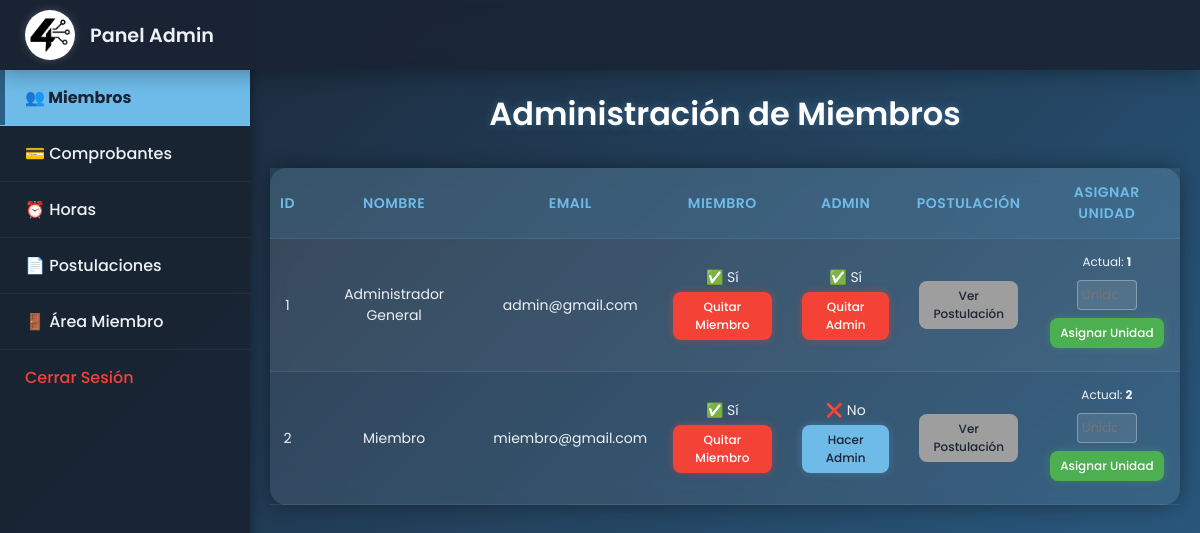
/htdocs/admin.php (signed in), run on the app's committed database.
### tables this page shows
CREATE TABLE `miembro` (
  `id_miembro` int(11) NOT NULL,
  `nombre` varchar(255) NOT NULL,
  `email` varchar(255) NOT NULL,
  `password` varchar(255) NOT NULL,
  `fecha_nacimiento` date DEFAULT NULL,
  `aprobado` tinyint(1) DEFAULT 0,
  `es_miembro` tinyint(1) DEFAULT 0,
  `admin` tinyint(1) DEFAULT 0,
  `estado` varchar(100) DEFAULT NULL,
  `id_unidad` int(11) DEFAULT NULL,
  `fecha_ingreso` date DEFAULT NULL,
  `foto_perfil` VARCHAR(255) DEFAULT NULL
);

### htdocs/admin.php (the view, shortened to what this page needs)
<?php
require_once "conexion.php";
$conexion = new mysqli($host, $user, $pass, $db, $port);
$view = $_GET['view'] ?? 'miembros';
$datos_vista = [];
switch ($view) {
    case 'miembros':
        $datos_vista['usuarios'] = $conexion->query("SELECT * FROM miembro");
        break;
}
?>
<!DOCTYPE html>
<html lang="es">
<head>
</head>
<body>
    <header>
        <a href="admin.php" class="logo">
            <img src="logo.jpeg" alt="Logo Cooperativa">
            Panel Admin
        </a>
    </header>
    <div class="sidebar">
        <ul class="lateral">
            <li class="<?= $view === 'miembros' ? 'activa-menu' : '' ?>"><a href="admin.php?view=miembros">👥 Miembros</a></li>
            <li class="<?= $view === 'comprobantes' ? 'activa-menu' : '' ?>"><a href="admin.php?view=comprobantes">💳 Comprobantes</a></li>
            <li class="<?= $view === 'horas' ? 'activa-menu' : '' ?>"><a href="admin.php?view=horas">⏰ Horas</a></li>
            <li class="<?= $view === 'postulaciones' ? 'activa-menu' : '' ?>"><a href="admin.php?view=postulaciones">📄 Postulaciones</a></li>
            <li><a href="pagos.php">🚪 Área Miembro</a></li>
               <form method="post" action="logout.php" class="logout-form">
            <button type="submit" class="logout-btn">
                Cerrar Sesión
            </button>
        </form>
    </div>
    <div class="main-content">
        <?php switch ($view): case 'miembros': ?>
            <h2>Administración de Miembros</h2>
            <table>
                <tr>
                    <th>ID</th>
                    <th>Nombre</th>
                    <th>Email</th>
                    <th>Miembro</th>
                    <th>Admin</th>
                    <th>Postulación</th>
                    <th>Asignar Unidad</th>
                </tr>
                <?php if (isset($datos_vista['usuarios'])): while($u = $datos_vista['usuarios']->fetch_assoc()): ?>
                <tr>
                    <td><?= $u["id_miembro"] ?></td>
                    <td><?= htmlspecialchars($u["nombre"]) ?></td>
                    <td><?= htmlspecialchars($u["email"]) ?></td>
                    <td>
                        <?= $u["es_miembro"] ? "✅ Sí" : "❌ No" ?><br>
                        <?php if ($u["es_miembro"]): ?>
                            <a class="rojo" href="?view=miembros&id=<?= $u["id_miembro"] ?>&socio=0">Quitar Miembro</a>
                        <?php else: ?>
                            <a class="azul" href="?view=miembros&id=<?= $u["id_miembro"] ?>&socio=1">Hacer Miembro</a>
                        <?php endif; ?>
                    </td>
                    <td>
                        <?= $u["admin"] ? "✅ Sí" : "❌ No" ?><br>
                        <?php if ($u["admin"]): ?>
                            <a class="rojo" href="?view=miembros&id=<?= $u["id_miembro"] ?>&admin=0">Quitar Admin</a>
                        <?php else: ?>
                            <a class="azul" href="?view=miembros&id=<?= $u["id_miembro"] ?>&admin=1">Hacer Admin</a>
                        <?php endif; ?>
                    </td>
                    <td>
                        <?php
                        $post_check = $conexion->query("SELECT id_postulacion FROM postulacion WHERE id_miembro = " . $u["id_miembro"]);
                        if($post_check->num_rows > 0):
                        ?>
                            <a class="gris" href="admin.php?view=postulaciones">Ver Postulación</a>
                        <?php else: ?>
                            No hay
                        <?php endif; ?>
                    </td>
                    <td>
                        <p style="font-size:12px; margin-bottom: 5px;">Actual: <strong><?= $u["id_unidad"] ?? 'N/A' ?></strong></p>
                        <form method="get" style="display:flex; flex-direction:column; align-items:center;">
                            <input type="number" name="asignar_unidad" min="1" max="100" placeholder="Unidad">
                            <button type="submit" class="verde">Asignar Unidad</button>
                        </form>
                    </td>
                </tr>
                <?php endwhile; endif; ?>
            </table>
            <?php break; case 'comprobantes': ?>
            <?php break; endswitch; ?>
    </div>
</body>
</html>

### htdocs/admin.php (style rules this page uses)
* { box-sizing: border-box; margin: 0; padding: 0; font-family: "Poppins", sans-serif; }
body { background: linear-gradient(135deg, #1a2433, #2b5f87); background-attachment: fixed; color: #edf1f6; padding: 0; min-height: 100vh; display: flex; }
header { background: rgba(26, 36, 51, 0.9); backdrop-filter: blur(10px); height: 70px; width: 100%; position: fixed; top: 0; left: 0; display: flex; justify-content: flex-start; align-items: center; padding: 0 25px; box-shadow: 0 4px 20px rgba(0, 0, 0, 0.3); z-index: 10; }
.logo { display: flex; align-items: center; height: 100%; text-decoration: none; color: #edf1f6; font-size: 1.2em; font-weight: 600; }
.logo img { height: 50px; width: auto; border-radius: 50%; box-shadow: 0 0 8px rgba(255, 255, 255, 0.2); margin-right: 15px; object-fit: contain; }
.logout-form { display: block; padding: 0; margin: 0; }
.logout-btn { display: block; width: 100%; text-align: left; box-shadow: none; padding: 15px 25px; background: transparent; border: none; cursor: pointer; font-size: 16px; font-weight: 500; border-radius: 0; color: #F44336; transition: background 0.3s ease, color 0.3s ease; user-select: none; -webkit-user-select: none; }
.sidebar { width: 250px; background: rgba(26, 36, 51, 0.95); padding-top: 70px; position: fixed; top: 0; left: 0; height: 100vh; box-shadow: 2px 0 10px rgba(0, 0, 0, 0.3); z-index: 9; font-weight: 500; }
.lateral { list-style: none; padding: 0; }
.lateral li { padding: 15px 25px; cursor: pointer; font-weight: 500; transition: all 0.3s ease; border-bottom: 1px solid rgba(255, 255, 255, 0.05); }
.lateral li a { display: block; color: #edf1f6; text-decoration: none; }
.lateral li.activa-menu { background: #6ebbe9; color: #1a2433; font-weight: 700; box-shadow: inset 5px 0 0 #2b5f87; }
.lateral li.activa-menu a { color: #1a2433; }
.main-content { margin-left: 250px; padding: 90px 20px 40px; width: calc(100% - 250px); max-width: none; margin-right: 0; }
h2 { text-align: center; font-size: 32px; color: #ffffffff; text-shadow: 0 0 8px rgba(110, 187, 233, 0.3); margin-bottom: 30px; font-weight: 600; }
table { width: 100%; max-width: 100%; border-collapse: collapse; background: rgba(255, 255, 255, 0.08); backdrop-filter: blur(8px); border-radius: 16px; box-shadow: 0 0 20px rgba(0, 0, 0, 0.4); margin: 0 auto 40px; }
th, td { padding: 14px 10px; font-size: 14px; text-align: center; color: #edf1f6; border-bottom: 1px solid rgba(255, 255, 255, 0.08); }
th { background: rgba(110, 187, 233, 0.15); color: #6ebbe9; font-weight: 600; text-transform: uppercase; letter-spacing: 0.5px; }
tr:nth-child(even) { background: rgba(255, 255, 255, 0.04); }
td a, td button { display: block; padding: 6px 8px; border-radius: 8px; font-size: 12px; font-weight: 500; text-decoration: none; margin: 4px auto; transition: all 0.3s ease; border: none; cursor: pointer; text-align: center; width: 90%; max-width: 120px; }
a.verde, button.verde, button.aprobar { background: #4CAF50; color: #fff; box-shadow: 0 0 8px rgba(76, 175, 80, 0.4); }
a.azul { background: #6ebbe9; color: #1a2433; box-shadow: 0 0 8px rgba(110, 187, 233, 0.3); }
a.rojo, button.rechazado { background: #F44336; color: #fff; box-shadow: 0 0 8px rgba(244, 67, 54, 0.4); }
a.gris { background: #9E9E9E; color: #1a2433; }
td input[type="number"] { width: 60px !important; padding: 4px; border-radius: 4px; border: 1px solid rgba(255, 255, 255, 0.3); background: rgba(255, 255, 255, 0.1); color: #edf1f6; text-align: center; margin: 4px auto; font-size: 13px; }
td form { margin-bottom: 5px; }
.lateral li { padding: 15px 25px; cursor: pointer; font-weight: 500; transition: background 0.3s ease, color 0.3s ease; border-bottom: 1px solid rgba(255, 255, 255, 0.05); user-select: none; -webkit-user-select: none; -moz-user-select: none; -ms-user-select: none; }

### data on the page
miembro: id_miembro "1", nombre "Administrador General", email "admin@gmail.com", es_miembro "✅ Sí", admin "✅ Sí", id_unidad "1"
miembro: id_miembro "2", nombre "Miembro", email "miembro@gmail.com", es_miembro "✅ Sí", admin "❌ No", id_unidad "2"
